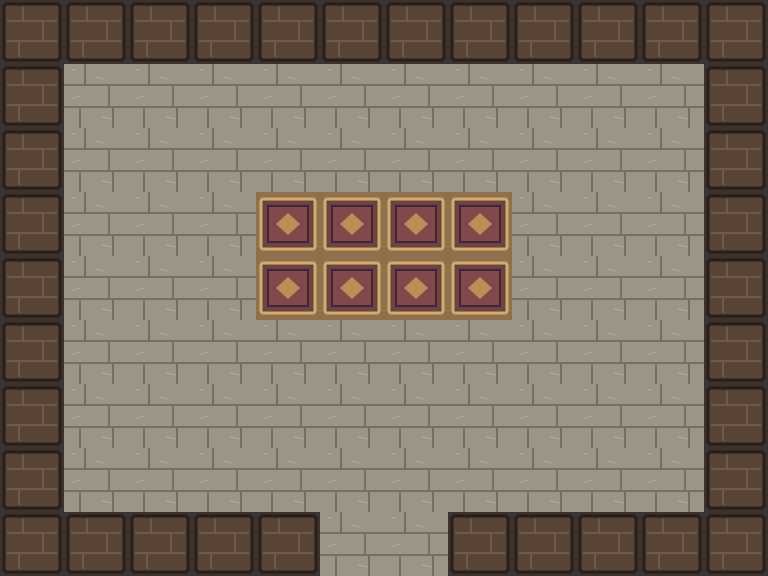

This is a level from a 2D game, rendered from its Tiled map with the project's own tilesets. A one-line summary and the complete map file follow:
An orthogonal 12x9 tile map with 64x64 px tiles, 1 tile layer (Ground) and 7 objects (3x obstacle, 2x npc, door, landmark).

<map version="1.10" tiledversion="1.12.2" orientation="orthogonal" renderorder="right-down" width="12" height="9" tilewidth="64" tileheight="64" infinite="0" nextlayerid="3" nextobjectid="408"><tileset firstgid="1" name="interior_tiles" tilewidth="64" tileheight="64" tilecount="6" columns="6"><image source="../world/interior_tiles.png" width="384" height="64" /></tileset><layer id="1" name="Ground" width="12" height="9"><data encoding="csv">3,3,3,3,3,3,3,3,3,3,3,3,3,2,2,2,2,2,2,2,2,2,2,3,3,2,2,2,2,2,2,2,2,2,2,3,3,2,2,2,4,4,4,4,2,2,2,3,3,2,2,2,4,4,4,4,2,2,2,3,3,2,2,2,2,2,2,2,2,2,2,3,3,2,2,2,2,2,2,2,2,2,2,3,3,2,2,2,2,2,2,2,2,2,2,3,3,3,3,3,3,2,2,3,3,3,3,3</data></layer><objectgroup id="2" name="World Objects"><object id="401" name="Neri the Merchant" type="npc" x="250" y="225" width="48" height="48"><properties><property name="kind" value="merchant" /><property name="sprite" value="3" /><property name="stationary" value="true" /></properties></object><object id="402" name="Saffron" type="npc" x="465" y="225" width="48" height="48"><properties><property name="kind" value="apothecary" /><property name="sprite" value="3" /><property name="stationary" value="true" /></properties></object><object id="403" name="Neri Counter" type="obstacle" x="130" y="290" width="210" height="48"><properties><property name="kind" value="counter" /></properties></object><object id="404" name="Apothecary Counter" type="obstacle" x="425" y="290" width="180" height="48"><properties><property name="kind" value="counter" /></properties></object><object id="405" name="Crate Stack" type="obstacle" x="110" y="360" width="78" height="82"><properties><property name="kind" value="crates" /></properties></object><object id="406" name="Mercato Door" type="door" x="350" y="505" width="68" height="40"><properties><property name="destination" value="port_felin" /><property name="spawn_x" type="int" value="453" /><property name="spawn_y" type="int" value="725" /><property name="label" value="Port Felin" /></properties></object><object id="407" name="Price Slate" type="landmark" x="555" y="360" width="44" height="44"><properties><property name="kind" value="price_slate" /></properties></object></objectgroup></map>
